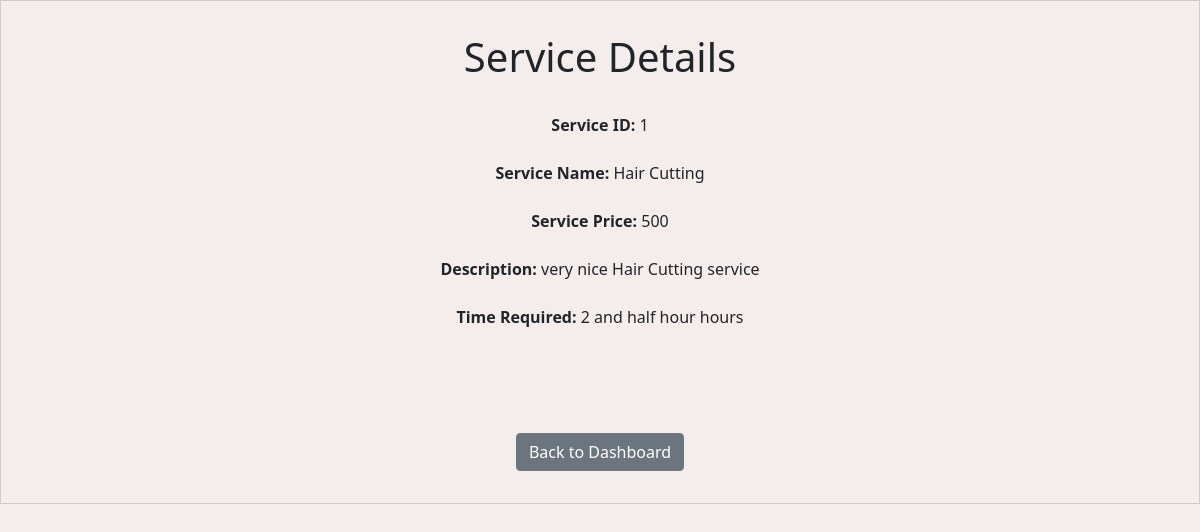
/service/1, run on an earlier commit of the app's database.
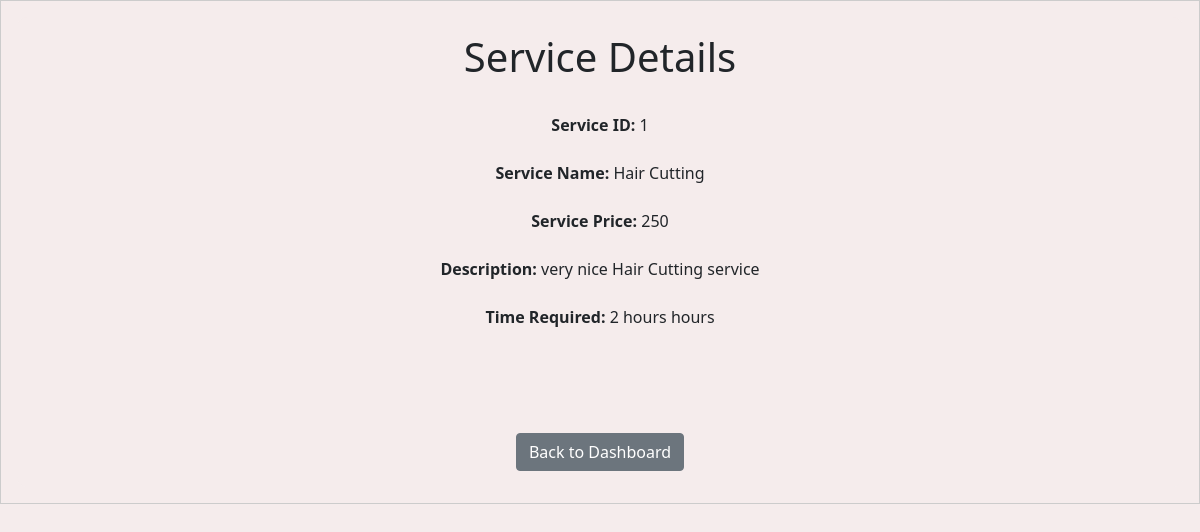
And on a later commit of the database.
### backend/models.py (models this page shows)
class Service(db.Model):
    __tablename__ = "service"
    id = db.Column(db.Integer, primary_key=True, autoincrement=True)
    name = db.Column(db.String, nullable=False)
    base_price = db.Column(
        db.Integer, nullable=False
    )  # Changed 'price' to 'base_price'
    base_time_required = db.Column(db.String, nullable=True)
    description = db.Column(db.String, nullable=False)
    professional_services = db.relationship(
        "ProfessionalService", back_populates="service"
    )

### backend/controller.py (the view)
@app.route("/service/<int:service_id>", methods=["GET"])
def service_details(service_id):
    service = Service.query.get(service_id)
    if service:
        return render_template("service_details.html", service=service)
    else:
        return "Service not found", 404

### templates/service_details.html (shortened to what this page needs)
<!DOCTYPE html>
<html lang="en">
<head>
  <link rel="stylesheet" href="/static/style.css" />
  <link href="https://cdn.jsdelivr.net/npm/bootstrap@5.0.2/dist/css/bootstrap.min.css" rel="stylesheet" />
</head>
<body>
  <div id="container">
    <div id="panel">
      <h1>Service Details</h1>
      <br>
      <p><strong>Service ID:</strong> {{ service.id }} <br> <br>
        <strong>Service Name:</strong> {{ service.name }} <br><br>
        <strong>Service Price:</strong> {{ service.base_price }}<br><br>
        <strong>Description:</strong> {{ service.description }}<br><br>
        <strong>Time Required:</strong> {{ service.base_time_required }} hours <br><br>
      </p>
      <br><br>
      <a href="{{ url_for('admin_dashboard') }}" class="btn btn-secondary mt-3">Back to Dashboard</a>
    </div>
  </div>
</body>
</html>

What changed in the data, as far as the page shows it:
changed Service "Hair Cutting": base_price "500" → "250"; base_time_required "2 and half hour" → "2 hours"
